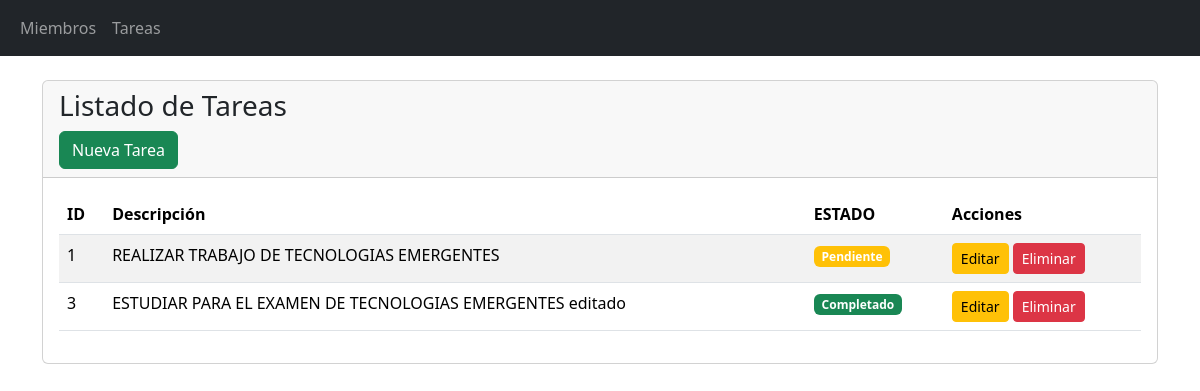
Page /tareas/ on the committed database.
### blueprintapp/tareas/models.py (models this page shows, shortened)
class Tarea(db.Model):
    __tablename__ = "tareas"
    id = db.Column(db.Integer, primary_key=True)
    descripcion =  db.Column(db.String, nullable=False)
    completado = db.Column(db.Boolean,nullable=False)

### blueprintapp/tareas/routes.py (the view)
@bp_tarea.route("/")
def index():
    tareas = Tarea.query.all()
    return render_template('tareas/index.html', tareas=tareas)

### blueprintapp/tareas/templates/tareas/index.html (shortened to what this page needs)
{% extends "base.html" %}
{% block content %}
<div class="card">
    <div class="card-header">
        <h1 class="h3">Listado de Tareas</h1>
        <a href="{{ url_for('bp_tarea.create') }}" class="btn btn-success">Nueva Tarea</a>
    </div>
    <div class="card-body">
        <table class="table table-striped">
            <thead>
                <tr><th>ID</th><th>Descripción</th><th>ESTADO</th><th>Acciones</th></tr>
            </thead>
            <tbody>
                {% for item in tareas %}
                <tr>
                    <td>{{ item.id }}</td>
                    <td>{{ item.descripcion }}</td>
                    <td>
                        {% if item.completado %}
                            <span class="badge bg-success">Completado</span>
                        {% else %}
                            <span class="badge bg-warning">Pendiente</span>
                        {% endif %}
                    </td>
                    <td>
                        <a href="{{ url_for('bp_tarea.edit', id=item.id) }}" class="btn btn-warning btn-sm">Editar</a>
                        <a href="{{ url_for('bp_tarea.delete', id=item.id) }}" class="btn btn-danger btn-sm" onclick="return confirm('¿Estás seguro?')">Eliminar</a>
                    </td>
                </tr>
                {% endfor %}
            </tbody>
        </table>
    </div>
</div>
{% endblock %}

### rows in the picture
Tarea: id "1", descripcion "REALIZAR TRABAJO DE TECNOLOGIAS EMERGENTES", completado "Pendiente"
Tarea: id "3", descripcion "ESTUDIAR PARA EL EXAMEN DE TECNOLOGIAS EMERGENTES editado", completado "Completado"
